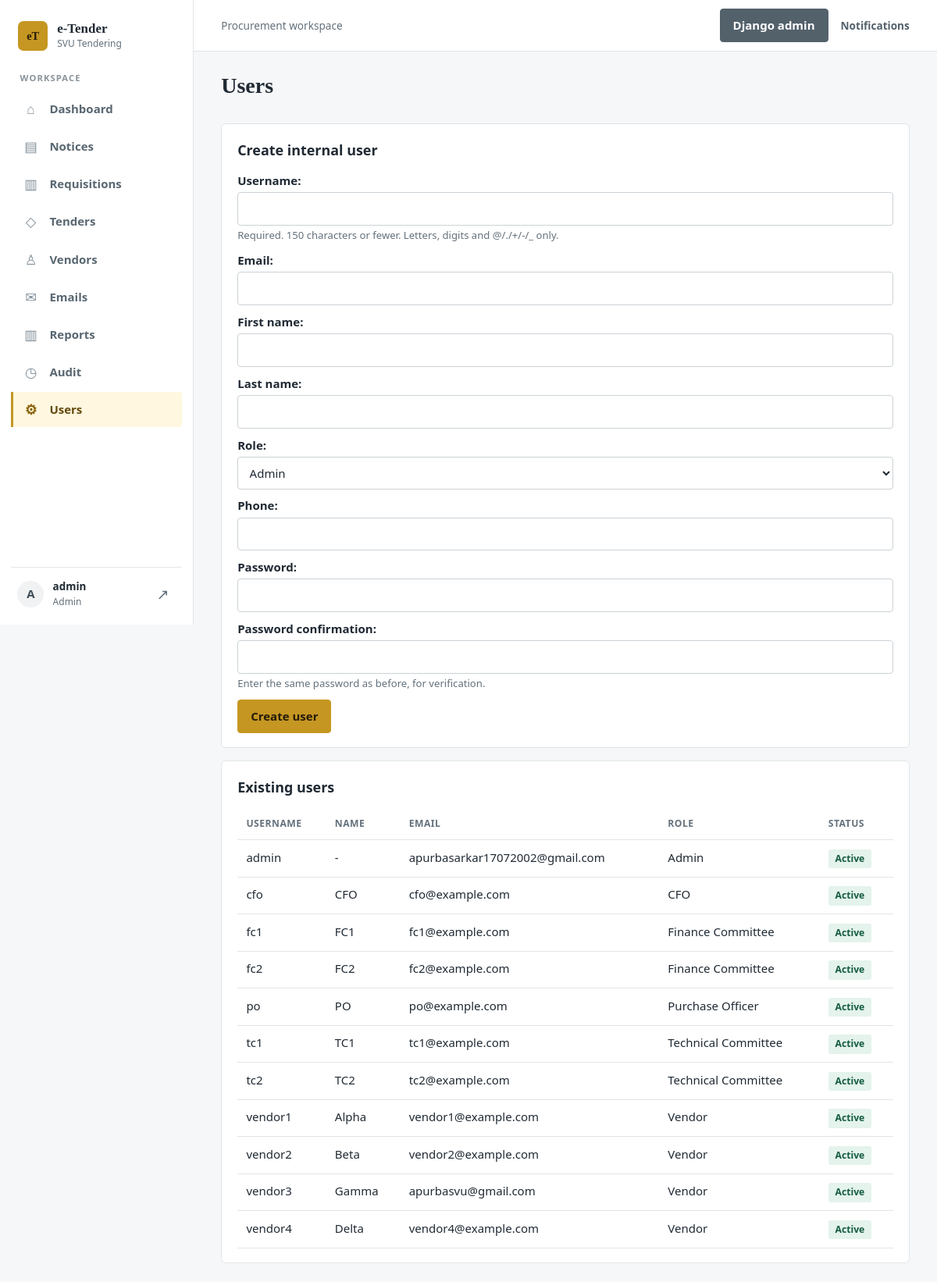
The app's page /users/ (signed in), older data.
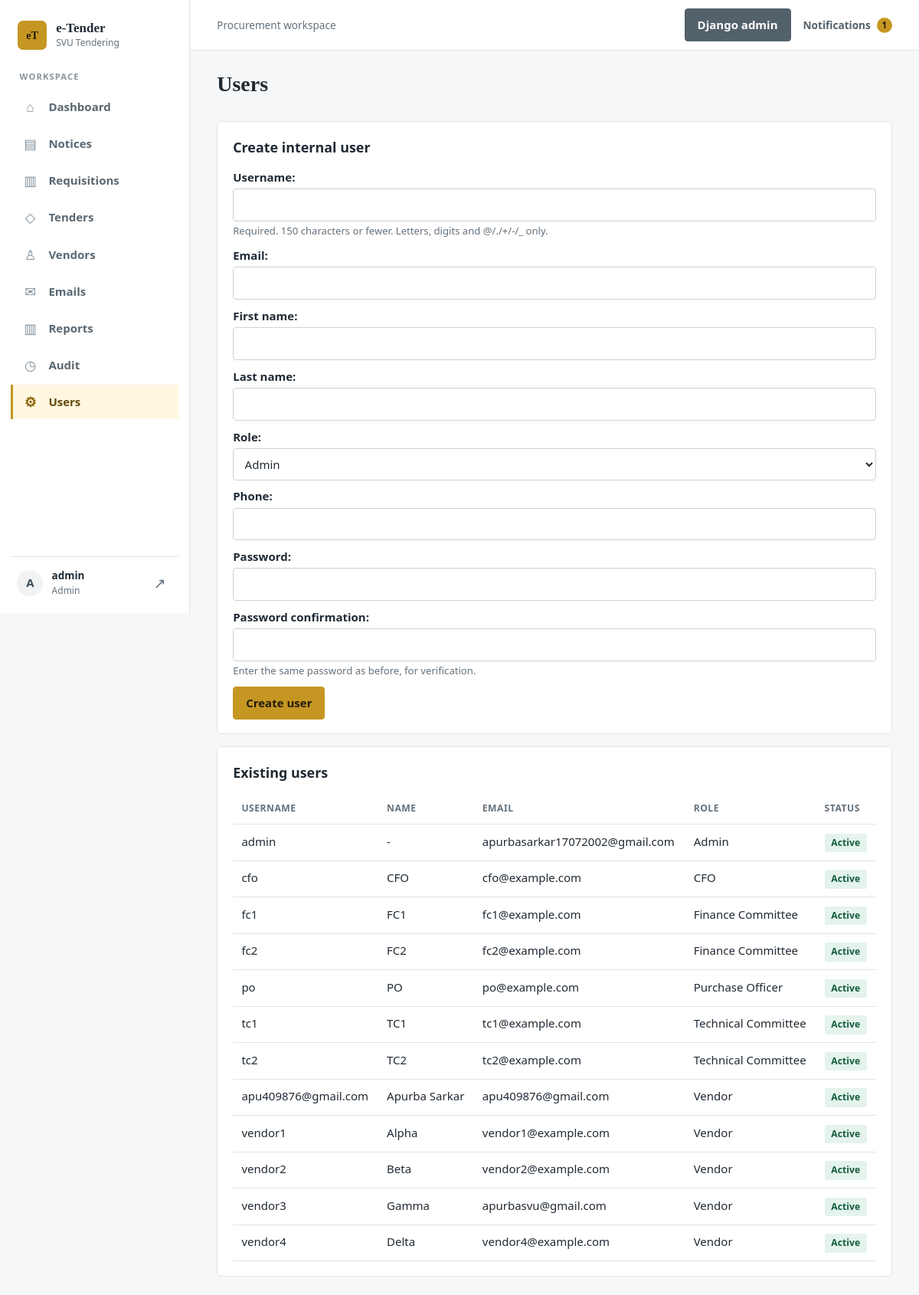
The same page, newer data.
### accounts/models.py (models this page shows, shortened)
class User(AbstractUser):
    class Role(models.TextChoices):
        ADMIN = 'ADMIN', 'Admin'
        PO = 'PO', 'Purchase Officer'
        HOD = 'HOD', 'Head of Department'
        TC = 'TC', 'Technical Committee'
        FC = 'FC', 'Finance Committee'
        CFO = 'CFO', 'CFO'
        VENDOR = 'VENDOR', 'Vendor'
    email = models.EmailField(unique=True)
    role = models.CharField(max_length=10, choices=Role.choices, default=Role.VENDOR)
    phone = models.CharField(max_length=30, blank=True)
    email_verified = models.BooleanField(default=False)
    failed_attempts = models.PositiveIntegerField(default=0)
    locked_until = models.DateTimeField(null=True, blank=True)
    INTERNAL_ROLES = ('ADMIN', 'PO', 'HOD', 'TC', 'FC', 'CFO')

### accounts/views.py (the view)
# urls.py: path('users/', views.user_admin, name='user_admin'),
@role_required('ADMIN')
def user_admin(request):
    form = AdminUserCreateForm(request.POST or None)
    if request.method == 'POST' and form.is_valid():
        new_user = form.save()
        audit(request.user, 'USER_CREATED', new_user,
              new={'username': new_user.username, 'role': new_user.role}, request=request)
        messages.success(request, f'User {new_user.username} created.')
        return redirect('user_admin')
    users = User.objects.order_by('role', 'username')
    return render(request, 'accounts/user_admin.html', {'form': form, 'users': users})

### accounts/forms.py (shortened to what this page needs)
class AdminUserCreateForm(UserCreationForm):
    role = forms.ChoiceField(choices=[choice for choice in User.Role.choices if choice[0] != User.Role.VENDOR])
    class Meta(UserCreationForm.Meta):
        model = User
        fields = ('username', 'email', 'first_name', 'last_name', 'role', 'phone')

### tenders/context_processors.py (called while the page is built)
def globals(request):
    from django.conf import settings
    ctx = {'ORG_NAME': settings.ORG_NAME}
    u = getattr(request, 'user', None)
    if u is not None and u.is_authenticated:
        from .models import Notification
        ctx['unread_count'] = Notification.objects.filter(user=u, read_at__isnull=True).count()
    return ctx

### templates/accounts/user_admin.html (shortened to what this page needs)
{% extends 'base.html' %}
{% block content %}
<div class="row" style="justify-content:space-between; margin-bottom:1rem">
    <h1>Users</h1>
</div>
<section class="card">
    <h2>Create internal user</h2>
    <form method="post">
        {{ form.as_p }}
        <button type="submit">Create user</button>
    </form>
</section>
<section class="card">
    <h2>Existing users</h2>
    <table>
        <thead><tr><th>Username</th><th>Name</th><th>Email</th><th>Role</th><th>Status</th></tr></thead>
        <tbody>
            {% for account in users %}
            <tr>
                <td>{{ account.username }}</td>
                <td>{{ account.get_full_name|default:'-' }}</td>
                <td>{{ account.email }}</td>
                <td>{{ account.get_role_display }}</td>
                <td>{% if account.is_active %}<span class="badge ok">Active</span>{% else %}<span class="badge bad">Inactive</span>{% endif %}</td>
            </tr>
            {% empty %}
            <tr><td colspan="5" class="mut">No users found.</td></tr>
            {% endfor %}
        </tbody>
    </table>
</section>
{% endblock %}

### templates/base.html (shortened to what this page needs)
<!doctype html>
<html lang="en">
<head>
	{% load static %}<link rel="stylesheet" href="{% static 'css/style.css' %}">
</head>
<body>
{% if user.is_authenticated %}
<div class="app-shell">
	<aside class="sidebar">
		<a class="sidebar-brand" href="/">
			<span class="brand-mark" aria-hidden="true">eT</span>
			<span class="brand-copy"><strong>e-Tender</strong><small>{{ ORG_NAME }}</small></span>
		</a>
		<p class="sidebar-section-label">Workspace</p>
		<nav class="side-nav" aria-label="Main navigation">
			<a class="side-link{% if request.resolver_match.url_name == 'dashboard' %} active{% endif %}" href="{% url 'dashboard' %}"><span class="nav-icon" aria-hidden="true">⌂</span>Dashboard</a>
			<a class="side-link{% if request.resolver_match.url_name == 'notice_list' %} active{% endif %}" href="{% url 'notice_list' %}"><span class="nav-icon" aria-hidden="true">▤</span>Notices</a>
			{% if user.role == 'HOD' or user.role == 'PO' or user.role == 'ADMIN' %}<a class="side-link" href="{% url 'requisition_list' %}"><span class="nav-icon" aria-hidden="true">▥</span>Requisitions</a>{% endif %}
			<a class="side-link" href="{% url 'tender_list' %}"><span class="nav-icon" aria-hidden="true">◇</span>Tenders</a>
			{% if user.role == 'PO' or user.role == 'ADMIN' %}
			<a class="side-link{% if request.resolver_match.url_name == 'vendor_list' %} active{% endif %}" href="{% url 'vendor_list' %}"><span class="nav-icon" aria-hidden="true">♙</span>Vendors</a>
			<a class="side-link{% if request.resolver_match.url_name == 'email_log' %} active{% endif %}" href="{% url 'email_log' %}"><span class="nav-icon" aria-hidden="true">✉</span>Emails</a>
			{% endif %}
			{% if user.role == 'PO' or user.role == 'ADMIN' or user.role == 'CFO' %}
			<a class="side-link{% if request.resolver_match.url_name == 'reports' %} active{% endif %}" href="{% url 'reports' %}"><span class="nav-icon" aria-hidden="true">▥</span>Reports</a>
			{% endif %}
			{% if user.role != 'VENDOR' %}
			<a class="side-link{% if request.resolver_match.url_name == 'audit' %} active{% endif %}" href="{% url 'audit' %}"><span class="nav-icon" aria-hidden="true">◷</span>Audit</a>
			{% endif %}
			{% if user.role == 'ADMIN' %}
			<a class="side-link{% if request.resolver_match.url_name == 'user_admin' %} active{% endif %}" href="{% url 'user_admin' %}"><span class="nav-icon" aria-hidden="true">⚙</span>Users</a>
			{% endif %}
		</nav>
		<div class="sidebar-spacer"></div>
		<div class="sidebar-user">
			<span class="user-avatar" aria-hidden="true">{{ user.username|slice:":1"|upper }}</span>
			<span class="user-copy"><strong>{{ user.username }}</strong><small>{{ user.get_role_display }}</small></span>
			<a class="signout-link" href="{% url 'logout' %}" aria-label="Sign out">↗</a>
		</div>
	</aside>
	<div class="app-main">
		<header class="topbar">
			<span class="topbar-context">Procurement workspace</span>
			<div class="topbar-actions">
				{% if user.role == 'ADMIN' %}<a class="btn sec" href="{% url 'admin:index' %}">Django admin</a>{% endif %}
				<a class="notifications-link" href="{% url 'notifications' %}">Notifications{% if unread_count %}<span class="notification-count">{{ unread_count }}</span>{% endif %}</a>
			</div>
		</header>
{% endif %}
<main>
	{% block content %}{% endblock %}
</main>
{% if user.is_authenticated %}</div></div>{% endif %}
</body>
</html>

Row changes from the older to the newer data that the page shows:
added User: username "apu409876@gmail.com", get_full_name "Apurba Sarkar", email "apu409876@gmail.com", role "Vendor", is_active "Active"
Text that changed along with them:
{{ unread_count }}: (not shown) → "1"
